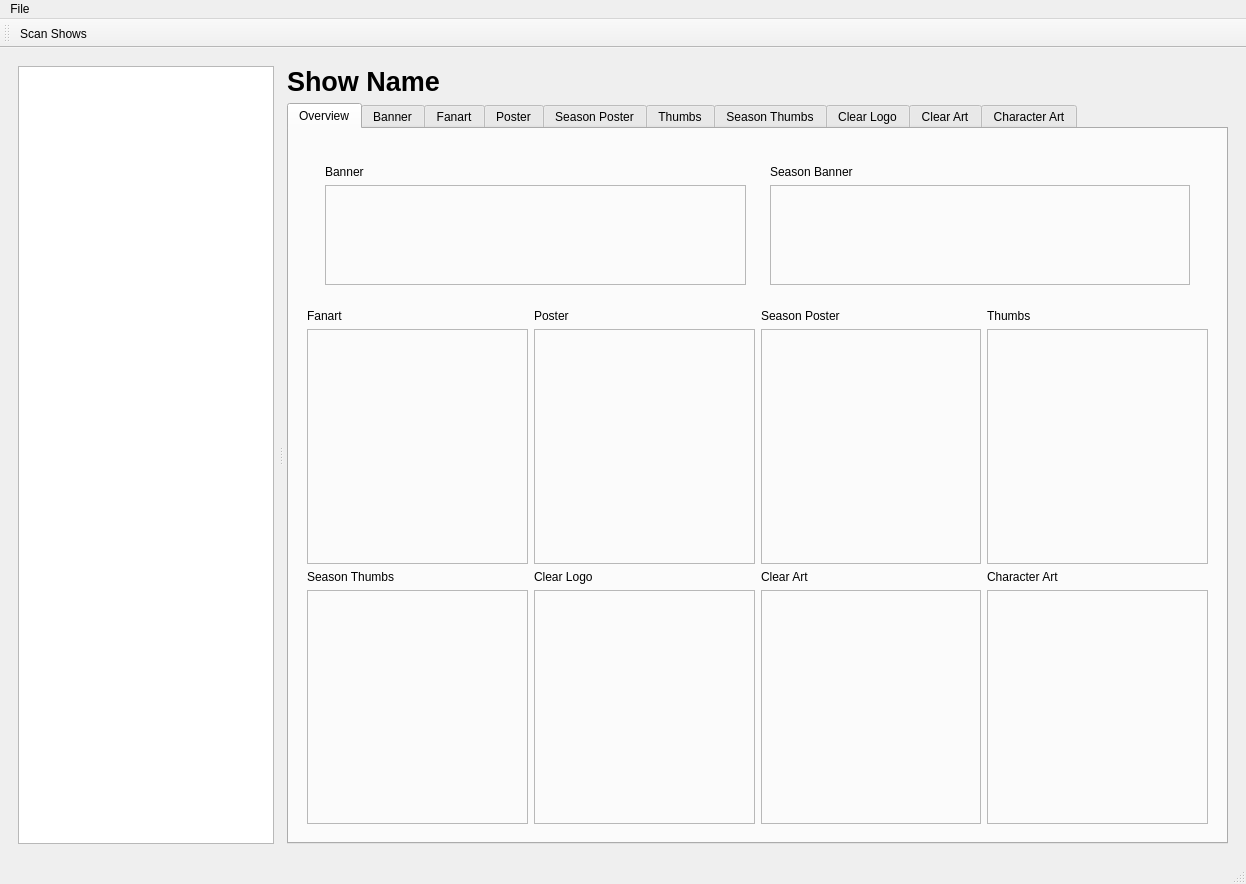
<?xml version="1.0" encoding="UTF-8"?>
<ui version="4.0">
 <author>Santiago Regueiro Ovelleiro</author>
 <class>MainWindow</class>
 <widget class="QMainWindow" name="MainWindow">
  <property name="geometry">
   <rect>
    <x>0</x>
    <y>0</y>
    <width>1246</width>
    <height>884</height>
   </rect>
  </property>
  <property name="windowTitle">
   <string>MainWindow</string>
  </property>
  <property name="toolButtonStyle">
   <enum>Qt::ToolButtonTextBesideIcon</enum>
  </property>
  <widget class="QWidget" name="centralwidget">
   <layout class="QVBoxLayout" name="verticalLayout_2">
    <property name="spacing">
     <number>0</number>
    </property>
    <property name="leftMargin">
     <number>0</number>
    </property>
    <property name="topMargin">
     <number>0</number>
    </property>
    <property name="rightMargin">
     <number>0</number>
    </property>
    <property name="bottomMargin">
     <number>0</number>
    </property>
    <item>
     <widget class="QStackedWidget" name="stackedWidget">
      <property name="currentIndex">
       <number>0</number>
      </property>
      <widget class="QWidget" name="page">
       <layout class="QVBoxLayout" name="verticalLayout_8">
        <item>
         <widget class="QSplitter" name="splitter">
          <property name="orientation">
           <enum>Qt::Horizontal</enum>
          </property>
          <property name="childrenCollapsible">
           <bool>false</bool>
          </property>
          <widget class="QFrame" name="frame">
           <property name="minimumSize">
            <size>
             <width>200</width>
             <height>0</height>
            </size>
           </property>
           <property name="maximumSize">
            <size>
             <width>16777215</width>
             <height>16777215</height>
            </size>
           </property>
           <property name="baseSize">
            <size>
             <width>300</width>
             <height>0</height>
            </size>
           </property>
           <property name="frameShape">
            <enum>QFrame::NoFrame</enum>
           </property>
           <property name="frameShadow">
            <enum>QFrame::Raised</enum>
           </property>
           <layout class="QVBoxLayout" name="verticalLayout_6">
            <property name="rightMargin">
             <number>5</number>
            </property>
            <item>
             <widget class="QListView" name="listView_2">
              <property name="minimumSize">
               <size>
                <width>150</width>
                <height>0</height>
               </size>
              </property>
             </widget>
            </item>
           </layout>
          </widget>
          <widget class="QFrame" name="frame_2">
           <property name="sizePolicy">
            <sizepolicy hsizetype="Expanding" vsizetype="Expanding">
             <horstretch>1</horstretch>
             <verstretch>0</verstretch>
            </sizepolicy>
           </property>
           <property name="frameShape">
            <enum>QFrame::NoFrame</enum>
           </property>
           <property name="frameShadow">
            <enum>QFrame::Raised</enum>
           </property>
           <layout class="QVBoxLayout" name="verticalLayout_7">
            <property name="leftMargin">
             <number>4</number>
            </property>
            <item>
             <widget class="QLabel" name="label_2">
              <property name="font">
               <font>
                <pointsize>20</pointsize>
                <weight>75</weight>
                <bold>true</bold>
               </font>
              </property>
              <property name="text">
               <string>Show Name</string>
              </property>
             </widget>
            </item>
            <item>
             <layout class="QGridLayout" name="gridLayout">
              <item row="0" column="0">
               <widget class="QTabWidget" name="tabWidget">
                <property name="tabShape">
                 <enum>QTabWidget::Rounded</enum>
                </property>
                <property name="currentIndex">
                 <number>0</number>
                </property>
                <widget class="QWidget" name="tab">
                 <attribute name="title">
                  <string>Overview</string>
                 </attribute>
                 <layout class="QVBoxLayout" name="verticalLayout_5">
                  <property name="spacing">
                   <number>0</number>
                  </property>
                  <item>
                   <widget class="QFrame" name="frame_4">
                    <property name="sizePolicy">
                     <sizepolicy hsizetype="Expanding" vsizetype="Preferred">
                      <horstretch>0</horstretch>
                      <verstretch>0</verstretch>
                     </sizepolicy>
                    </property>
                    <property name="frameShape">
                     <enum>QFrame::NoFrame</enum>
                    </property>
                    <property name="frameShadow">
                     <enum>QFrame::Raised</enum>
                    </property>
                    <layout class="QHBoxLayout" name="horizontalLayout">
                     <property name="bottomMargin">
                      <number>3</number>
                     </property>
                     <item>
                      <widget class="QFrame" name="frame_9">
                       <property name="frameShape">
                        <enum>QFrame::NoFrame</enum>
                       </property>
                       <property name="frameShadow">
                        <enum>QFrame::Raised</enum>
                       </property>
                       <layout class="QHBoxLayout" name="horizontalLayout_2">
                        <item>
                         <widget class="QFrame" name="frame_10">
                          <property name="frameShape">
                           <enum>QFrame::NoFrame</enum>
                          </property>
                          <property name="frameShadow">
                           <enum>QFrame::Raised</enum>
                          </property>
                          <layout class="QVBoxLayout" name="verticalLayout_9">
                           <item>
                            <widget class="QLabel" name="label_14">
                             <property name="sizePolicy">
                              <sizepolicy hsizetype="Preferred" vsizetype="Preferred">
                               <horstretch>0</horstretch>
                               <verstretch>0</verstretch>
                              </sizepolicy>
                             </property>
                             <property name="text">
                              <string>Banner</string>
                             </property>
                            </widget>
                           </item>
                           <item>
                            <widget class="QFrame" name="frame_13">
                             <property name="sizePolicy">
                              <sizepolicy hsizetype="Expanding" vsizetype="Preferred">
                               <horstretch>0</horstretch>
                               <verstretch>0</verstretch>
                              </sizepolicy>
                             </property>
                             <property name="minimumSize">
                              <size>
                               <width>0</width>
                               <height>100</height>
                              </size>
                             </property>
                             <property name="baseSize">
                              <size>
                               <width>0</width>
                               <height>100</height>
                              </size>
                             </property>
                             <property name="frameShape">
                              <enum>QFrame::StyledPanel</enum>
                             </property>
                             <property name="frameShadow">
                              <enum>QFrame::Plain</enum>
                             </property>
                             <property name="lineWidth">
                              <number>1</number>
                             </property>
                             <layout class="QVBoxLayout" name="verticalLayout_11">
                              <item>
                               <widget class="ImageLabel" name="bannerImage">
                                <property name="sizePolicy">
                                 <sizepolicy hsizetype="Ignored" vsizetype="Ignored">
                                  <horstretch>0</horstretch>
                                  <verstretch>0</verstretch>
                                 </sizepolicy>
                                </property>
                                <property name="alignment">
                                 <set>Qt::AlignCenter</set>
                                </property>
                               </widget>
                              </item>
                             </layout>
                            </widget>
                           </item>
                          </layout>
                         </widget>
                        </item>
                        <item>
                         <widget class="QFrame" name="frame_11">
                          <property name="frameShape">
                           <enum>QFrame::NoFrame</enum>
                          </property>
                          <property name="frameShadow">
                           <enum>QFrame::Raised</enum>
                          </property>
                          <layout class="QVBoxLayout" name="verticalLayout_10">
                           <item>
                            <widget class="QLabel" name="label_15">
                             <property name="sizePolicy">
                              <sizepolicy hsizetype="Preferred" vsizetype="Preferred">
                               <horstretch>0</horstretch>
                               <verstretch>0</verstretch>
                              </sizepolicy>
                             </property>
                             <property name="text">
                              <string>Season Banner</string>
                             </property>
                            </widget>
                           </item>
                           <item>
                            <widget class="QFrame" name="frame_14">
                             <property name="sizePolicy">
                              <sizepolicy hsizetype="Expanding" vsizetype="Preferred">
                               <horstretch>0</horstretch>
                               <verstretch>0</verstretch>
                              </sizepolicy>
                             </property>
                             <property name="minimumSize">
                              <size>
                               <width>0</width>
                               <height>100</height>
                              </size>
                             </property>
                             <property name="baseSize">
                              <size>
                               <width>0</width>
                               <height>100</height>
                              </size>
                             </property>
                             <property name="frameShape">
                              <enum>QFrame::StyledPanel</enum>
                             </property>
                             <property name="frameShadow">
                              <enum>QFrame::Plain</enum>
                             </property>
                             <property name="lineWidth">
                              <number>1</number>
                             </property>
                             <layout class="QVBoxLayout" name="verticalLayout_12">
                              <item>
                               <widget class="ImageLabel" name="seasonBannerImage">
                                <property name="sizePolicy">
                                 <sizepolicy hsizetype="Ignored" vsizetype="Ignored">
                                  <horstretch>0</horstretch>
                                  <verstretch>0</verstretch>
                                 </sizepolicy>
                                </property>
                                <property name="text">
                                 <string/>
                                </property>
                                <property name="alignment">
                                 <set>Qt::AlignCenter</set>
                                </property>
                               </widget>
                              </item>
                             </layout>
                            </widget>
                           </item>
                          </layout>
                         </widget>
                        </item>
                       </layout>
                      </widget>
                     </item>
                    </layout>
                   </widget>
                  </item>
                  <item>
                   <widget class="QFrame" name="frame_3">
                    <property name="frameShape">
                     <enum>QFrame::NoFrame</enum>
                    </property>
                    <property name="frameShadow">
                     <enum>QFrame::Raised</enum>
                    </property>
                    <layout class="QGridLayout" name="gridLayout_4">
                     <property name="topMargin">
                      <number>3</number>
                     </property>
                     <item row="3" column="1">
                      <widget class="QFrame" name="frame_6">
                       <property name="sizePolicy">
                        <sizepolicy hsizetype="Expanding" vsizetype="Expanding">
                         <horstretch>0</horstretch>
                         <verstretch>0</verstretch>
                        </sizepolicy>
                       </property>
                       <property name="frameShape">
                        <enum>QFrame::StyledPanel</enum>
                       </property>
                       <property name="frameShadow">
                        <enum>QFrame::Plain</enum>
                       </property>
                       <property name="lineWidth">
                        <number>1</number>
                       </property>
                       <layout class="QVBoxLayout" name="verticalLayout_18">
                        <item>
                         <widget class="ImageLabel" name="clearLogoImage">
                          <property name="sizePolicy">
                           <sizepolicy hsizetype="Ignored" vsizetype="Ignored">
                            <horstretch>0</horstretch>
                            <verstretch>0</verstretch>
                           </sizepolicy>
                          </property>
                          <property name="text">
                           <string/>
                          </property>
                          <property name="alignment">
                           <set>Qt::AlignCenter</set>
                          </property>
                         </widget>
                        </item>
                       </layout>
                      </widget>
                     </item>
                     <item row="3" column="3">
                      <widget class="QFrame" name="frame_8">
                       <property name="sizePolicy">
                        <sizepolicy hsizetype="Expanding" vsizetype="Expanding">
                         <horstretch>0</horstretch>
                         <verstretch>0</verstretch>
                        </sizepolicy>
                       </property>
                       <property name="frameShape">
                        <enum>QFrame::StyledPanel</enum>
                       </property>
                       <property name="frameShadow">
                        <enum>QFrame::Plain</enum>
                       </property>
                       <property name="lineWidth">
                        <number>1</number>
                       </property>
                       <layout class="QVBoxLayout" name="verticalLayout_20">
                        <item>
                         <widget class="ImageLabel" name="characterArtImage">
                          <property name="sizePolicy">
                           <sizepolicy hsizetype="Ignored" vsizetype="Ignored">
                            <horstretch>0</horstretch>
                            <verstretch>0</verstretch>
                           </sizepolicy>
                          </property>
                          <property name="text">
                           <string/>
                          </property>
                          <property name="alignment">
                           <set>Qt::AlignCenter</set>
                          </property>
                         </widget>
                        </item>
                       </layout>
                      </widget>
                     </item>
                     <item row="1" column="0">
                      <widget class="QFrame" name="frame">
                       <property name="sizePolicy">
                        <sizepolicy hsizetype="Expanding" vsizetype="Expanding">
                         <horstretch>0</horstretch>
                         <verstretch>0</verstretch>
                        </sizepolicy>
                       </property>
                       <property name="frameShape">
                        <enum>QFrame::StyledPanel</enum>
                       </property>
                       <property name="frameShadow">
                        <enum>QFrame::Plain</enum>
                       </property>
                       <property name="lineWidth">
                        <number>1</number>
                       </property>
                       <layout class="QVBoxLayout" name="verticalLayout_13">
                        <item>
                         <widget class="ImageLabel" name="fanartImage">
                          <property name="sizePolicy">
                           <sizepolicy hsizetype="Ignored" vsizetype="Ignored">
                            <horstretch>0</horstretch>
                            <verstretch>0</verstretch>
                           </sizepolicy>
                          </property>
                          <property name="text">
                           <string/>
                          </property>
                          <property name="alignment">
                           <set>Qt::AlignCenter</set>
                          </property>
                         </widget>
                        </item>
                       </layout>
                      </widget>
                     </item>
                     <item row="1" column="1">
                      <widget class="QFrame" name="frame_12">
                       <property name="sizePolicy">
                        <sizepolicy hsizetype="Expanding" vsizetype="Expanding">
                         <horstretch>0</horstretch>
                         <verstretch>0</verstretch>
                        </sizepolicy>
                       </property>
                       <property name="frameShape">
                        <enum>QFrame::StyledPanel</enum>
                       </property>
                       <property name="frameShadow">
                        <enum>QFrame::Plain</enum>
                       </property>
                       <property name="lineWidth">
                        <number>1</number>
                       </property>
                       <layout class="QVBoxLayout" name="verticalLayout_14">
                        <item>
                         <widget class="ImageLabel" name="posterImage">
                          <property name="sizePolicy">
                           <sizepolicy hsizetype="Ignored" vsizetype="Ignored">
                            <horstretch>0</horstretch>
                            <verstretch>0</verstretch>
                           </sizepolicy>
                          </property>
                          <property name="text">
                           <string/>
                          </property>
                          <property name="alignment">
                           <set>Qt::AlignCenter</set>
                          </property>
                         </widget>
                        </item>
                       </layout>
                      </widget>
                     </item>
                     <item row="0" column="0">
                      <widget class="QLabel" name="label_4">
                       <property name="sizePolicy">
                        <sizepolicy hsizetype="Preferred" vsizetype="Preferred">
                         <horstretch>0</horstretch>
                         <verstretch>0</verstretch>
                        </sizepolicy>
                       </property>
                       <property name="text">
                        <string>Fanart</string>
                       </property>
                      </widget>
                     </item>
                     <item row="0" column="2">
                      <widget class="QLabel" name="label_5">
                       <property name="sizePolicy">
                        <sizepolicy hsizetype="Preferred" vsizetype="Preferred">
                         <horstretch>0</horstretch>
                         <verstretch>0</verstretch>
                        </sizepolicy>
                       </property>
                       <property name="text">
                        <string>Season Poster</string>
                       </property>
                      </widget>
                     </item>
                     <item row="0" column="1">
                      <widget class="QLabel" name="label_3">
                       <property name="sizePolicy">
                        <sizepolicy hsizetype="Preferred" vsizetype="Preferred">
                         <horstretch>0</horstretch>
                         <verstretch>0</verstretch>
                        </sizepolicy>
                       </property>
                       <property name="text">
                        <string>Poster</string>
                       </property>
                      </widget>
                     </item>
                     <item row="2" column="1">
                      <widget class="QLabel" name="label_7">
                       <property name="sizePolicy">
                        <sizepolicy hsizetype="Preferred" vsizetype="Preferred">
                         <horstretch>0</horstretch>
                         <verstretch>0</verstretch>
                        </sizepolicy>
                       </property>
                       <property name="text">
                        <string>Clear Logo</string>
                       </property>
                      </widget>
                     </item>
                     <item row="0" column="3">
                      <widget class="QLabel" name="label_9">
                       <property name="sizePolicy">
                        <sizepolicy hsizetype="Preferred" vsizetype="Preferred">
                         <horstretch>0</horstretch>
                         <verstretch>0</verstretch>
                        </sizepolicy>
                       </property>
                       <property name="text">
                        <string>Thumbs</string>
                       </property>
                      </widget>
                     </item>
                     <item row="2" column="0">
                      <widget class="QLabel" name="label_10">
                       <property name="sizePolicy">
                        <sizepolicy hsizetype="Preferred" vsizetype="Preferred">
                         <horstretch>0</horstretch>
                         <verstretch>0</verstretch>
                        </sizepolicy>
                       </property>
                       <property name="text">
                        <string>Season Thumbs</string>
                       </property>
                      </widget>
                     </item>
                     <item row="2" column="2">
                      <widget class="QLabel" name="label_8">
                       <property name="sizePolicy">
                        <sizepolicy hsizetype="Preferred" vsizetype="Preferred">
                         <horstretch>0</horstretch>
                         <verstretch>0</verstretch>
                        </sizepolicy>
                       </property>
                       <property name="text">
                        <string>Clear Art</string>
                       </property>
                      </widget>
                     </item>
                     <item row="2" column="3">
                      <widget class="QLabel" name="label_11">
                       <property name="sizePolicy">
                        <sizepolicy hsizetype="Preferred" vsizetype="Preferred">
                         <horstretch>0</horstretch>
                         <verstretch>0</verstretch>
                        </sizepolicy>
                       </property>
                       <property name="text">
                        <string>Character Art</string>
                       </property>
                      </widget>
                     </item>
                     <item row="1" column="2">
                      <widget class="QFrame" name="frame_3">
                       <property name="sizePolicy">
                        <sizepolicy hsizetype="Expanding" vsizetype="Expanding">
                         <horstretch>0</horstretch>
                         <verstretch>0</verstretch>
                        </sizepolicy>
                       </property>
                       <property name="frameShape">
                        <enum>QFrame::StyledPanel</enum>
                       </property>
                       <property name="frameShadow">
                        <enum>QFrame::Plain</enum>
                       </property>
                       <property name="lineWidth">
                        <number>1</number>
                       </property>
                       <layout class="QVBoxLayout" name="verticalLayout_15">
                        <item>
                         <widget class="ImageLabel" name="seasonPosterImage">
                          <property name="sizePolicy">
                           <sizepolicy hsizetype="Ignored" vsizetype="Ignored">
                            <horstretch>0</horstretch>
                            <verstretch>0</verstretch>
                           </sizepolicy>
                          </property>
                          <property name="text">
                           <string/>
                          </property>
                          <property name="alignment">
                           <set>Qt::AlignCenter</set>
                          </property>
                         </widget>
                        </item>
                       </layout>
                      </widget>
                     </item>
                     <item row="3" column="2">
                      <widget class="QFrame" name="frame_7">
                       <property name="sizePolicy">
                        <sizepolicy hsizetype="Expanding" vsizetype="Expanding">
                         <horstretch>0</horstretch>
                         <verstretch>0</verstretch>
                        </sizepolicy>
                       </property>
                       <property name="frameShape">
                        <enum>QFrame::StyledPanel</enum>
                       </property>
                       <property name="frameShadow">
                        <enum>QFrame::Plain</enum>
                       </property>
                       <property name="lineWidth">
                        <number>1</number>
                       </property>
                       <layout class="QVBoxLayout" name="verticalLayout_19">
                        <item>
                         <widget class="ImageLabel" name="clearArtImage">
                          <property name="sizePolicy">
                           <sizepolicy hsizetype="Ignored" vsizetype="Ignored">
                            <horstretch>0</horstretch>
                            <verstretch>0</verstretch>
                           </sizepolicy>
                          </property>
                          <property name="text">
                           <string/>
                          </property>
                          <property name="alignment">
                           <set>Qt::AlignCenter</set>
                          </property>
                         </widget>
                        </item>
                       </layout>
                      </widget>
                     </item>
                     <item row="3" column="0">
                      <widget class="QFrame" name="frame_5">
                       <property name="sizePolicy">
                        <sizepolicy hsizetype="Expanding" vsizetype="Expanding">
                         <horstretch>0</horstretch>
                         <verstretch>0</verstretch>
                        </sizepolicy>
                       </property>
                       <property name="frameShape">
                        <enum>QFrame::StyledPanel</enum>
                       </property>
                       <property name="frameShadow">
                        <enum>QFrame::Plain</enum>
                       </property>
                       <property name="lineWidth">
                        <number>1</number>
                       </property>
                       <layout class="QVBoxLayout" name="verticalLayout_17">
                        <item>
                         <widget class="ImageLabel" name="seasonThumbsImage">
                          <property name="sizePolicy">
                           <sizepolicy hsizetype="Ignored" vsizetype="Ignored">
                            <horstretch>0</horstretch>
                            <verstretch>0</verstretch>
                           </sizepolicy>
                          </property>
                          <property name="text">
                           <string/>
                          </property>
                          <property name="alignment">
                           <set>Qt::AlignCenter</set>
                          </property>
                         </widget>
                        </item>
                       </layout>
                      </widget>
                     </item>
                     <item row="1" column="3">
                      <widget class="QFrame" name="frame_4">
                       <property name="sizePolicy">
                        <sizepolicy hsizetype="Expanding" vsizetype="Expanding">
                         <horstretch>0</horstretch>
                         <verstretch>0</verstretch>
                        </sizepolicy>
                       </property>
                       <property name="frameShape">
                        <enum>QFrame::StyledPanel</enum>
                       </property>
                       <property name="frameShadow">
                        <enum>QFrame::Plain</enum>
                       </property>
                       <property name="lineWidth">
                        <number>1</number>
                       </property>
                       <layout class="QVBoxLayout" name="verticalLayout_16">
                        <item>
                         <widget class="ImageLabel" name="thumbsImage">
                          <property name="sizePolicy">
                           <sizepolicy hsizetype="Ignored" vsizetype="Ignored">
                            <horstretch>0</horstretch>
                            <verstretch>0</verstretch>
                           </sizepolicy>
                          </property>
                          <property name="text">
                           <string/>
                          </property>
                          <property name="alignment">
                           <set>Qt::AlignCenter</set>
                          </property>
                         </widget>
                        </item>
                       </layout>
                      </widget>
                     </item>
                    </layout>
                   </widget>
                  </item>
                 </layout>
                </widget>
                <widget class="QWidget" name="tab_4">
                 <attribute name="title">
                  <string>Banner</string>
                 </attribute>
                </widget>
                <widget class="QWidget" name="tab_3">
                 <attribute name="title">
                  <string>Fanart</string>
                 </attribute>
                </widget>
                <widget class="QWidget" name="tab_2">
                 <attribute name="title">
                  <string>Poster</string>
                 </attribute>
                </widget>
                <widget class="QWidget" name="tab_5">
                 <attribute name="title">
                  <string>Season Poster</string>
                 </attribute>
                </widget>
                <widget class="QWidget" name="tab_8">
                 <attribute name="title">
                  <string>Thumbs</string>
                 </attribute>
                </widget>
                <widget class="QWidget" name="tab_9">
                 <attribute name="title">
                  <string>Season Thumbs</string>
                 </attribute>
                </widget>
                <widget class="QWidget" name="tab_10">
                 <attribute name="title">
                  <string>Clear Logo</string>
                 </attribute>
                </widget>
                <widget class="QWidget" name="tab_6">
                 <attribute name="title">
                  <string>Clear Art</string>
                 </attribute>
                </widget>
                <widget class="QWidget" name="tab_7">
                 <attribute name="title">
                  <string>Character Art</string>
                 </attribute>
                </widget>
               </widget>
              </item>
             </layout>
            </item>
           </layout>
          </widget>
         </widget>
        </item>
       </layout>
      </widget>
      <widget class="QWidget" name="page_2"/>
     </widget>
    </item>
   </layout>
  </widget>
  <widget class="QMenuBar" name="menubar">
   <property name="geometry">
    <rect>
     <x>0</x>
     <y>0</y>
     <width>1246</width>
     <height>21</height>
    </rect>
   </property>
   <widget class="QMenu" name="menuFile">
    <property name="title">
     <string>File</string>
    </property>
    <addaction name="actionQuit"/>
   </widget>
   <addaction name="menuFile"/>
  </widget>
  <widget class="QStatusBar" name="statusbar"/>
  <widget class="QToolBar" name="toolBar">
   <property name="windowTitle">
    <string>toolBar</string>
   </property>
   <attribute name="toolBarArea">
    <enum>TopToolBarArea</enum>
   </attribute>
   <attribute name="toolBarBreak">
    <bool>false</bool>
   </attribute>
   <addaction name="actionScan"/>
  </widget>
  <action name="actionScan">
   <property name="icon">
    <iconset resource="images/icons.qrc">
     <normaloff>:/scanIcon/icons/fatcow/32x32/open_folder.png</normaloff>:/scanIcon/icons/fatcow/32x32/open_folder.png</iconset>
   </property>
   <property name="text">
    <string>Scan Shows</string>
   </property>
   <property name="toolTip">
    <string>Scan Shows</string>
   </property>
  </action>
  <action name="actionQuit">
   <property name="text">
    <string>Quit</string>
   </property>
  </action>
 </widget>
 <customwidgets>
  <customwidget>
   <class>ImageLabel</class>
   <extends>QLabel</extends>
   <header>ImageLabel.h</header>
  </customwidget>
 </customwidgets>
 <resources>
  <include location="images/icons.qrc"/>
 </resources>
 <connections>
  <connection>
   <sender>actionQuit</sender>
   <signal>triggered()</signal>
   <receiver>MainWindow</receiver>
   <slot>close()</slot>
   <hints>
    <hint type="sourcelabel">
     <x>-1</x>
     <y>-1</y>
    </hint>
    <hint type="destinationlabel">
     <x>622</x>
     <y>441</y>
    </hint>
   </hints>
  </connection>
 </connections>
</ui>
